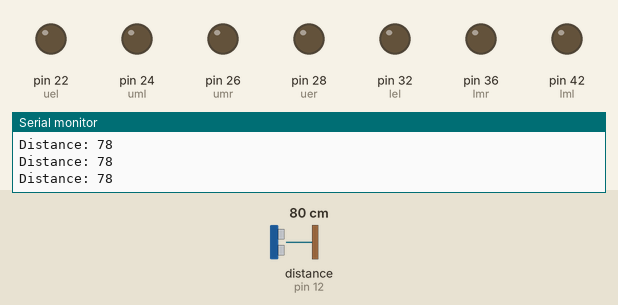
This sketch was run on a simulated Arduino Mega 2560, built with avr-gcc and run on an emulated ATmega2560. On the bench: output pins drawn as LEDs (lit = HIGH), the last lines printed to the serial monitor. Wiring (inferred from the names in the program): ultrasonic range finder: trigger pin 13; echo pin 12. The inputs (shaded band) are chosen by the test bench; at power-on: distance to the obstacle (sensor on pin 12) 80 cm. The echo pulse lasts 58.3 µs per cm; pins used as bus, display or sensor lines are not drawn.

Above: at 1.2 s.
1.3 s: distance to the obstacle (sensor on pin 12) set to 2 cm
At 1.9 s:
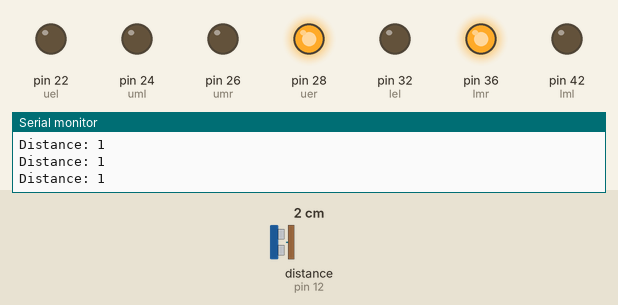
2.9 s: distance to the obstacle (sensor on pin 12) set to 4 cm
At 3.6 s:
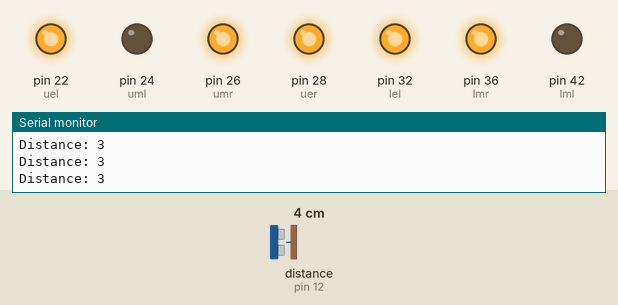
4.5 s: distance to the obstacle (sensor on pin 12) set to 9 cm
At 5.4 s:
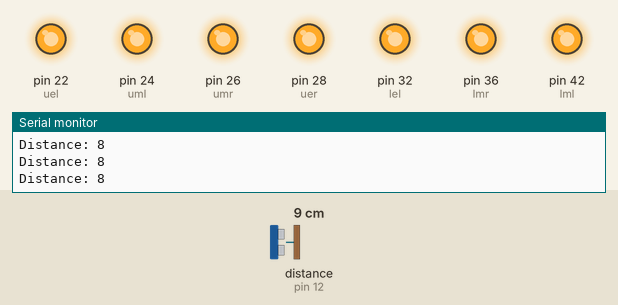
Timing chart, 0 to 7.5 s (numbered marks = the images above; inputs shaded):
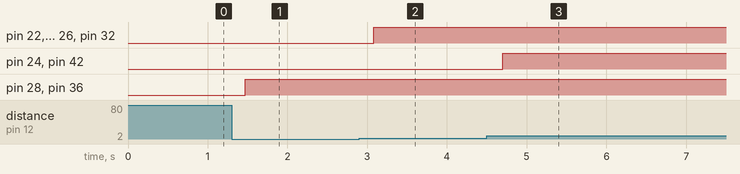

The sketch:

UltraSonic_Sensor_with_7_Segement_Display.ino
```cpp
// defines pins numbers
const int trigPin = 13;
const int echoPin = 12;


// defines variables
long duration;
int distance;
int uel = 22;
int uml = 24;
int umr = 26;
int uer = 28;
int lel = 32;
int lml = 42;
int lmr = 36;


int pin[]={uel,uml,umr,uer,lel,lml,lmr};
int a9[]={1,1,1,1,1,0,1};
int a8[]={1,1,1,1,1,1,1};
int a7[]={0,0,1,1,0,0,1};
int a6[]={1,1,1,0,1,1,1};
int a5[]={1,1,1,0,1,0,1};
int a4[]={1,1,0,1,0,0,1};
int a3[]={1,0,1,1,1,0,1};
int a2[]={1,0,1,1,1,1,0};
int a1[]={0,0,0,1,0,0,1};
int a0[]={0,1,1,1,1,1,1};
int dash[]={1,0,0,0,0,0,0};


void setup()
{

pinMode(uel,OUTPUT);
 pinMode(uml,OUTPUT);
 pinMode(umr,OUTPUT);
 pinMode(uer,OUTPUT);
 pinMode(lel,OUTPUT);
 pinMode(lml,OUTPUT);
 pinMode(lmr,OUTPUT);


pinMode(trigPin, OUTPUT); // Sets the trigPin as an Output
pinMode(echoPin, INPUT); // Sets the echoPin as an Input
Serial.begin(9600); // Starts the serial communication
}


void loop()
{


// Clears the trigPin
digitalWrite(trigPin, LOW);
delayMicroseconds(2);


// Sets the trigPin on HIGH state for 10 micro seconds
digitalWrite(trigPin, HIGH);
delayMicroseconds(10);
digitalWrite(trigPin, LOW);


// Reads the echoPin, returns the sound wave travel time in microseconds
duration = pulseIn(echoPin, HIGH);


// Calculating the distance
distance= duration*0.034/2;
// Prints the distance on the Serial Monitor

delay(100);

 Serial.print("Distance: ");
Serial.println(distance);
if(distance<10&&distance>0)
{


  switch(distance)
  {


case 9:
{
  for(int i=0;i<7;i++)
 {
  digitalWrite(pin[i],a9[i]);
  }


 }
 break;
case 8:
{
for(int i=0;i<7;i++)
 {
  digitalWrite(pin[i],a8[i]);
  }
}
break;


 break;
case 7:
{
for(int i=0;i<7;i++)
 {
  digitalWrite(pin[i],a7[i]);
  }


 }
 break;
case 6:
{
for(int i=0;i<7;i++)
 {
  digitalWrite(pin[i],a6[i]);
  }


 }
 break;
case 5:
{
  for(int i=0;i<7;i++)
 {
  digitalWrite(pin[i],a5[i]);
  }


 }
 break;
case 4:
{
  for(int i=0;i<7;i++)
 {
  digitalWrite(pin[i],a4[i]);
  }


 }
 break;
case 3:
{
  for(int i=0;i<7;i++)
 {
  digitalWrite(pin[i],a3[i]);
  }


 }
 break;
case 2:
{
  for(int i=0;i<7;i++)
 {
  digitalWrite(pin[i],a2[i]);
  }


 }
 break;
case 1:
{
  for(int i=0;i<7;i++)
 {
  digitalWrite(pin[i],a1[i]);
  }


 }
 break;
case 0:
{
  for(int i=0;i<7;i++)

 {
  digitalWrite(pin[i],a0[i]);
  }
}


 break;
 default :
 {
 for(int i=0;i<7;i++)

 {
  digitalWrite(pin[i],dash[i]);
  }
  }


}
  }


}
```

Measured:
- after the input at 1.3 s, pin 28 (uer), pin 36 (lmr): LOW → HIGH after 0.17 s
- after the input at 2.9 s, pin 22 (uel), pin 26 (umr), pin 32 (lel): LOW → HIGH after 0.18 s
- after the input at 4.5 s, pin 24 (uml), pin 42 (lml): LOW → HIGH after 0.20 s
